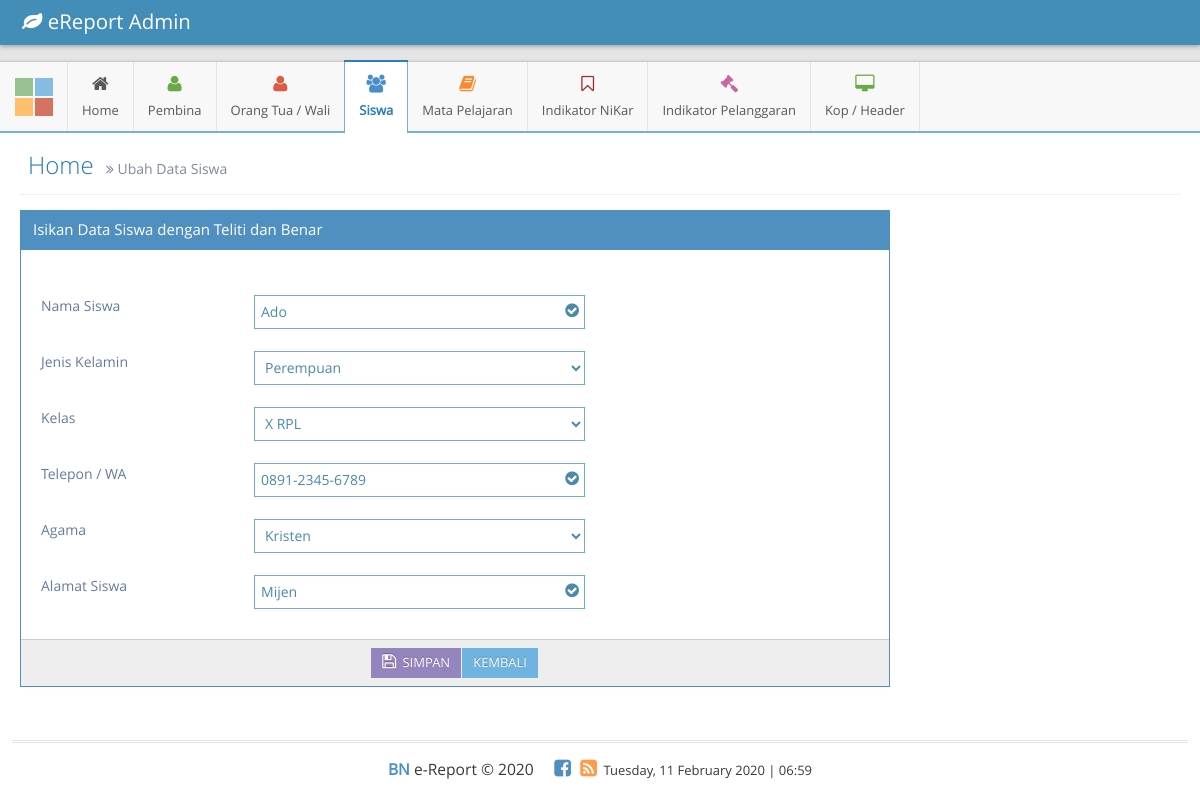
The app's page /admin/ubah/ubahSiswa.php?id_siswa=101001 (signed in) with its own data.
### tables this page shows
CREATE TABLE `tbl_siswa` (
  `id_siswa` varchar(10) NOT NULL,
  `nama_siswa` varchar(100) NOT NULL,
  `jk_siswa` varchar(10) NOT NULL,
  `telp_siswa` varchar(20) NOT NULL,
  `agama_siswa` varchar(20) NOT NULL,
  `alamat_siswa` varchar(100) NOT NULL,
  `kelas_siswa` varchar(10) NOT NULL,
  `foto_siswa` varchar(50) NOT NULL
);

### admin/ubah/ubahSiswa.php (the view, shortened to what this page needs)
<!DOCTYPE html>
<?php
if(!isset($_SESSION['password'])){
	header("location: ../../admin/index.php");
}else{
	include "../../config/koneksi.php";
?>
<html lang="en">
	<head>
		<link rel="stylesheet" href="../../assets/css/bootstrap.min.css" />
		<link rel="stylesheet" href="../../assets/font-awesome/4.5.0/css/font-awesome.min.css" />
		<link rel="stylesheet" href="../../assets/css/jquery-ui.custom.min.css" />
		<link rel="stylesheet" href="../../assets/css/ace.min.css" class="ace-main-stylesheet" id="main-ace-style" />
		<link rel="stylesheet" href="../../assets/css/ace-skins.min.css" />
		<link rel="stylesheet" href="../../assets/css/ace-rtl.min.css" />
	</head>
	<body class="no-skin">
		<div id="navbar" class="navbar navbar-default    navbar-collapse       h-navbar ace-save-state">
			<div class="navbar-container ace-save-state" id="navbar-container">
				<div class="navbar-header pull-left">
					<a href="#" class="navbar-brand">
						<small>
							<i class="fa fa-leaf"></i>
							eReport Admin
						</small>
					</a>
				</div>
			</div>
		</div>
		<div class="main-container ace-save-state" id="main-container">
			<div id="sidebar" class="sidebar      h-sidebar                navbar-collapse collapse          ace-save-state">
				<div class="sidebar-shortcuts" id="sidebar-shortcuts">
					<div class="sidebar-shortcuts-mini" id="sidebar-shortcuts-mini">
						<span class="btn btn-success"></span>
						<span class="btn btn-info"></span>
						<span class="btn btn-warning"></span>
						<span class="btn btn-danger"></span>
					</div>
				</div>
				<ul class="nav nav-list">
					<li class="hover">
						<a href="../home.php">
							<i class="menu-icon fa fa-home"></i>
							<span class="menu-text"> Home </span>
						</a>
					</li>
					<li class="hover">
						<a href="#" class="dropdown-toggle">
							<i class="menu-icon fa fa-user green"></i>
							<span class="menu-text">
								Pembina
							</span>
						</a>
					</li>
					<li class="hover">
						<a href="#" class="dropdown-toggle">
							<i class="menu-icon fa fa-user red"></i>
							<span class="menu-text"> Orang Tua / Wali </span>
						</a>
					</li>
					<li class="active open hover">
						<a href="#">
							<i class="menu-icon fa fa-users blue"></i>
							<span class="menu-text"> Siswa </span>
						</a>
					</li>
					<li class="hover">
						<a href="#" class="dropdown-toggle">
							<i class="menu-icon fa fa-book orange"></i>
							<span class="menu-text"> Mata Pelajaran </span>
						</a>
					</li>
					<li class="hover">
						<a href="#" class="dropdown-toggle">
							<i class="menu-icon fa fa-bookmark-o brown"></i>
							<span class="menu-text"> Indikator NiKar </span>
						</a>
					</li>
					<li class="hover">
						<a href="#">
							<i class="menu-icon fa fa-gavel pink"></i>
							<span class="menu-text">
								Indikator Pelanggaran
							</span>
						</a>
					</li>
					<li class="hover">
						<a href="#">
							<i class="menu-icon fa fa-desktop green"></i>
							<span class="menu-text"> Kop / Header </span>
						</a>
					</li>
				</ul>
			</div>
			<div class="main-content">
				<div class="main-content-inner">
					<div class="page-content">
						<div class="page-header">
							<h1>
								Home
								<small>
									<i class="ace-icon fa fa-angle-double-right"></i>
									Ubah Data Siswa
								</small>
							</h1>
						</div>
						<?php
							$id_siswa = $_GET['id_siswa'];
							$query 		= mysqli_query($conn, "SELECT * FROM tbl_siswa WHERE id_siswa='$id_siswa'");
							$row		= mysqli_fetch_assoc($query);
						?>
						<div class="row">
							<div class="col-xs-12">
								<div class="col-sm-9 widget-box widget-color-blue2">
											<div class="widget-header"> <h5 class="widget-title">Isikan Data Siswa dengan Teliti dan Benar</h5> </div>
											<form role="form" action="../update/update_siswa.php" method="POST" enctype="multipart/form-data" autocomplete="off">
												<div class="widget-body">
													<div class="widget-main padding-8">
														<div class="form-group has-info">
															<div class="col-xs-12 col-sm-5">
															</div>
														</div>
														<div class="form-group has-info">
															<label for="inputInfo" class="col-xs-12 col-sm-3 control-label no-padding-right">Nama Siswa</label>
															<div class="col-xs-12 col-sm-5">
																<span class="block input-icon input-icon-right">
																	<input type="text" name="nama_siswa" value="<?php echo $row['nama_siswa']; ?>" class="width-100" required/>
																		<i class="ace-icon fa fa-check-circle"></i>
																</span>
															</div>
														</div>
														<div>&nbsp;</div>
														<div class="form-group has-info">
															<label for="inputInfo"  class="col-xs-12 col-sm-3 control-label no-padding-right">Jenis Kelamin</label>
															<div class="col-xs-12 col-sm-5">
																<select name="jk_siswa" class="form-control" required/>
																	<option value="<?php echo $row['jk_siswa']; ?>">
																		<?php
																			if($row['jk_siswa']=="L"){
																				echo "Laki-Laki";
																			}else{
																				echo "Perempuan";
																			};
																		?>
																	</option>
															</div>
														</div>
														<div>&nbsp;</div>
														<div class="form-group has-info">
															<label for="inputInfo" class="col-xs-12 col-sm-3 control-label no-padding-right">Kelas</label>
															<div class="col-xs-12 col-sm-5">
																<select name="kelas_siswa" class="form-control" required/>
																	<option><?php echo $row['kelas_siswa'];?></option>
															</div>
														</div>
														<div>&nbsp;</div>
														<div class="form-group has-info">
															<label for="inputInfo" class="col-xs-12 col-sm-3 control-label no-padding-right">Telepon / WA</label>
															<div class="col-xs-12 col-sm-5">
																<span class="block input-icon input-icon-right">
																	<input type="text" value="<?php echo $row['telp_siswa']; ?>" name="telp_siswa" class="form-control" pattern="^\d{4}-\d{4}-\d{4}$" placeholder="XXXX-XXXX-XXXX" required/>
																		<i class="ace-icon fa fa-check-circle"></i>
																</span>
															</div>
														</div>
														<div>&nbsp;</div>
														<div class="form-group has-info">
															<label for="inputInfo" class="col-xs-12 col-sm-3 control-label no-padding-right">Agama</label>
															<div class="col-xs-12 col-sm-5">
																<select name="agama_siswa" class="form-control" required/>
																	<option value="<?php echo $row['agama_siswa'];?>"><?php echo $row['agama_siswa'];?></option>
															</div>
														</div>
														<div>&nbsp;</div>
														<div class="form-group has-info">
															<label for="inputInfo" class="col-xs-12 col-sm-3 control-label no-padding-right">Alamat Siswa</label>
															<div class="col-xs-12 col-sm-5">
																<span class="block input-icon input-icon-right">
																	<input type="text" value="<?php echo $row['alamat_siswa']; ?>" name="alamat_siswa" class="width-100" placeholder="Nama Jalan, RT / RW, Desa, Kec, Kota" required/>
																	<i class="ace-icon fa fa-check-circle"></i>
															</div>
														</div>
														<div>&nbsp;</div>
													</div>
													<div class="widget-toolbox padding-8 clearfix">
														<center>
															<div class="btn-group">
																<button type="submit" class="btn btn-sm btn-purple">
																	<i class="ace-icon fa fa-floppy-o bigger-125"></i>
																	SIMPAN
																</button>
																<a href="../tabel/tabelDataSiswa.php" class="btn btn-sm btn-info" title="Back">KEMBALI</a>
															</div>
														</center>
													</div>
												</div>
											</form>
										</div>
							</div>
						</div>
					</div>
				</div>
			</div>
			<div class="footer">
				<div class="footer-inner">
					<div class="footer-content">
						<span class="bigger-120">
							<span class="blue bolder">BN</span>
							e-Report &copy; 2020
						</span>
						<span class="action-buttons">
							<a href="#">
								<i class="ace-icon fa fa-facebook-square text-primary bigger-150"></i>
							</a>
							<a href="#">
								<i class="ace-icon fa fa-rss-square orange bigger-150"></i>
							</a>
						</span>
						<?php date_default_timezone_set("Asia/Jakarta"); echo date("l, d F Y | H:i"); ?>
					</div>
				</div>
			</div>
		</div>
	</body>
</html>
<?php
}
?>

### records on screen
tbl_siswa: nama_siswa "Ado", jk_siswa "Perempuan", kelas_siswa "X RPL", telp_siswa "0891-2345-6789", agama_siswa "Kristen", alamat_siswa "Mijen"
